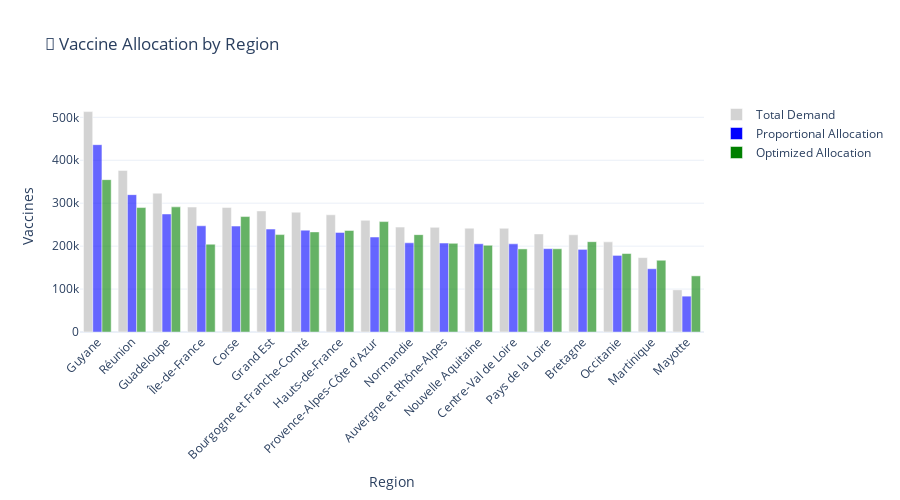

The notebook cell saved with this chart:
### Markdown cell above
---

## 📊 8. Visualize Allocation Results

### Code cell
if df_predictions is not None:
    # Coverage comparison
    fig = go.Figure()

    # Demand baseline
    fig.add_trace(go.Bar(
        x=regional_demand['region'],
        y=regional_demand['total_demand'],
        name='Total Demand',
        marker=dict(color='lightgray')
    ))

    # Proportional allocation
    fig.add_trace(go.Bar(
        x=regional_demand['region'],
        y=regional_demand['allocation_proportional'],
        name='Proportional Allocation',
        marker=dict(color='blue', opacity=0.6)
    ))

    # Optimal allocation (if available)
    if 'allocation_optimal' in regional_demand.columns:
        fig.add_trace(go.Bar(
            x=regional_demand['region'],
            y=regional_demand['allocation_optimal'],
            name='Optimized Allocation',
            marker=dict(color='green', opacity=0.6)
        ))

    fig.update_layout(
        title='💉 Vaccine Allocation by Region',
        xaxis_title='Region',
        yaxis_title='Vaccines',
        barmode='group',
        xaxis_tickangle=-45,
        height=500,
        template='plotly_white'
    )

    fig.write_html(viz_path / 'allocation_by_region.html')
    fig.show()
    print("\n✅ Saved: allocation_by_region.html")

### Figure 1 — Plotly figure (JSON) as saved in the notebook; plotly's stock layout.template omitted (floating-point values rounded to 4 significant figures)
{"data": [{"marker": {"color": "lightgray"}, "name": "Total Demand", "type": "bar", "x": ["Guyane", "Réunion", "Guadeloupe", "Île-de-France", "Corse", "Grand Est", "Bourgogne et Franche-Comté", "Hauts-de-France", "Provence-Alpes-Côte d'Azur", "Normandie", "Auvergne et Rhône-Alpes", "Nouvelle Aquitaine", "Centre-Val de Loire", "Pays de la Loire", "Bretagne", "Occitanie", "Martinique", "Mayotte"], "y": [513400.0, 376400.0, 323400.0, 291000.0, 290200.0, 282000.0, 279100.0, 273000.0, 260200.0, 244400.0, 243700.0, 241900.0, 241600.0, 228400.0, 226400.0, 209900.0, 173400.0, 98250.0]}, {"marker": {"color": "blue", "opacity": 0.6}, "name": "Proportional Allocation", "type": "bar", "x": ["Guyane", "Réunion", "Guadeloupe", "Île-de-France", "Corse", "Grand Est", "Bourgogne et Franche-Comté", "Hauts-de-France", "Provence-Alpes-Côte d'Azur", "Normandie", "Auvergne et Rhône-Alpes", "Nouvelle Aquitaine", "Centre-Val de Loire", "Pays de la Loire", "Bretagne", "Occitanie", "Martinique", "Mayotte"], "y": [436400.0, 320000.0, 274900.0, 247400.0, 246700.0, 239700.0, 237200.0, 232100.0, 221200.0, 207700.0, 207200.0, 205600.0, 205400.0, 194200.0, 192500.0, 178400.0, 147400.0, 83510.0]}, {"marker": {"color": "green", "opacity": 0.6}, "name": "Optimized Allocation", "type": "bar", "x": ["Guyane", "Réunion", "Guadeloupe", "Île-de-France", "Corse", "Grand Est", "Bourgogne et Franche-Comté", "Hauts-de-France", "Provence-Alpes-Côte d'Azur", "Normandie", "Auvergne et Rhône-Alpes", "Nouvelle Aquitaine", "Centre-Val de Loire", "Pays de la Loire", "Bretagne", "Occitanie", "Martinique", "Mayotte"], "y": [354900.0, 289900.0, 291500.0, 204500.0, 268900.0, 226900.0, 233200.0, 236500.0, 257200.0, 226800.0, 206500.0, 202100.0, 193500.0, 193900.0, 210400.0, 182800.0, 167200.0, 130800.0]}], "layout": {"barmode": "group", "height": 500, "title": {"text": "💉 Vaccine Allocation by Region"}, "xaxis": {"tickangle": -45, "title": {"text": "Region"}}, "yaxis": {"title": {"text": "Vaccines"}}}}
